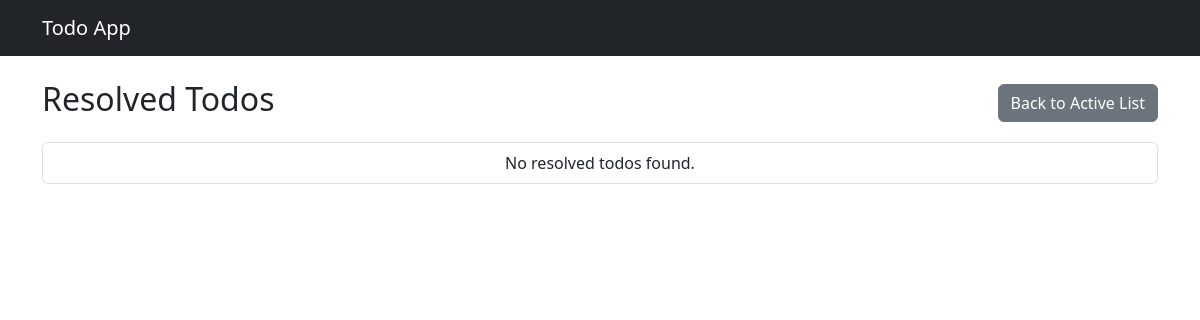
/api/todos/resolved/, run on an earlier commit of the app's database.
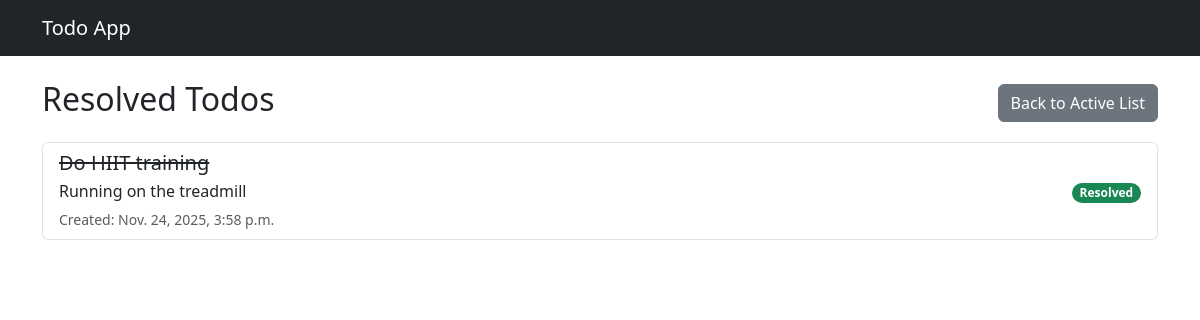
And on a later commit of the database.
### todo_app/models.py (models this page shows, shortened)
class Todo(models.Model):
    title = models.CharField(max_length=200)
    description = models.TextField(blank=True, null=True)
    due_date = models.DateTimeField(blank=True, null=True)
    is_resolved = models.BooleanField(default=False)
    created_at = models.DateTimeField(auto_now_add=True)
    updated_at = models.DateTimeField(auto_now=True)

### todo_app/views.py (the view)
# urls.py: path('todos/resolved/', views.resolved_todos, name='resolved_todos'),
def resolved_todos(request):
    todos = Todo.objects.filter(is_resolved=True).order_by('-created_at')
    return render(request, 'todo_app/resolved_todos.html', {'todos': todos})

### todo_app/templates/todo_app/resolved_todos.html
{% extends 'todo_app/base.html' %}
{% block content %}
    <div class="row">
        <div class="col-md-12">
            <div class="d-flex justify-content-between align-items-center mb-3">
                <h2>Resolved Todos</h2>
                <a href="{% url 'todo_list' %}" class="btn btn-secondary">Back to Active List</a>
            </div>
            <div class="list-group">
                {% for todo in todos %}
                    <a href="{% url 'todo_detail' todo.id %}" class="list-group-item list-group-item-action d-flex justify-content-between align-items-center">
                        <div>
                            <h5 class="mb-1 text-decoration-line-through">{{ todo.title }}</h5>
                            {% if todo.description %}
                                <p class="mb-1">{{ todo.description }}</p>
                            {% endif %}
                            <small class="text-muted">
                                Created: {{ todo.created_at }}
                            </small>
                        </div>
                        <div>
                            <span class="badge bg-success rounded-pill">Resolved</span>
                        </div>
                    </a>
                {% empty %}
                    <div class="list-group-item text-center">No resolved todos found.</div>
                {% endfor %}
            </div>
        </div>
    </div>
{% endblock %}

What changed in the data, as far as the page shows it:
added Todo: title "Do HIIT training", description "Running on the treadmill", created_at "Nov. 24, 2025, 3:58 p.m."
Also different on the page:
text no longer shown: "No resolved todos found."
